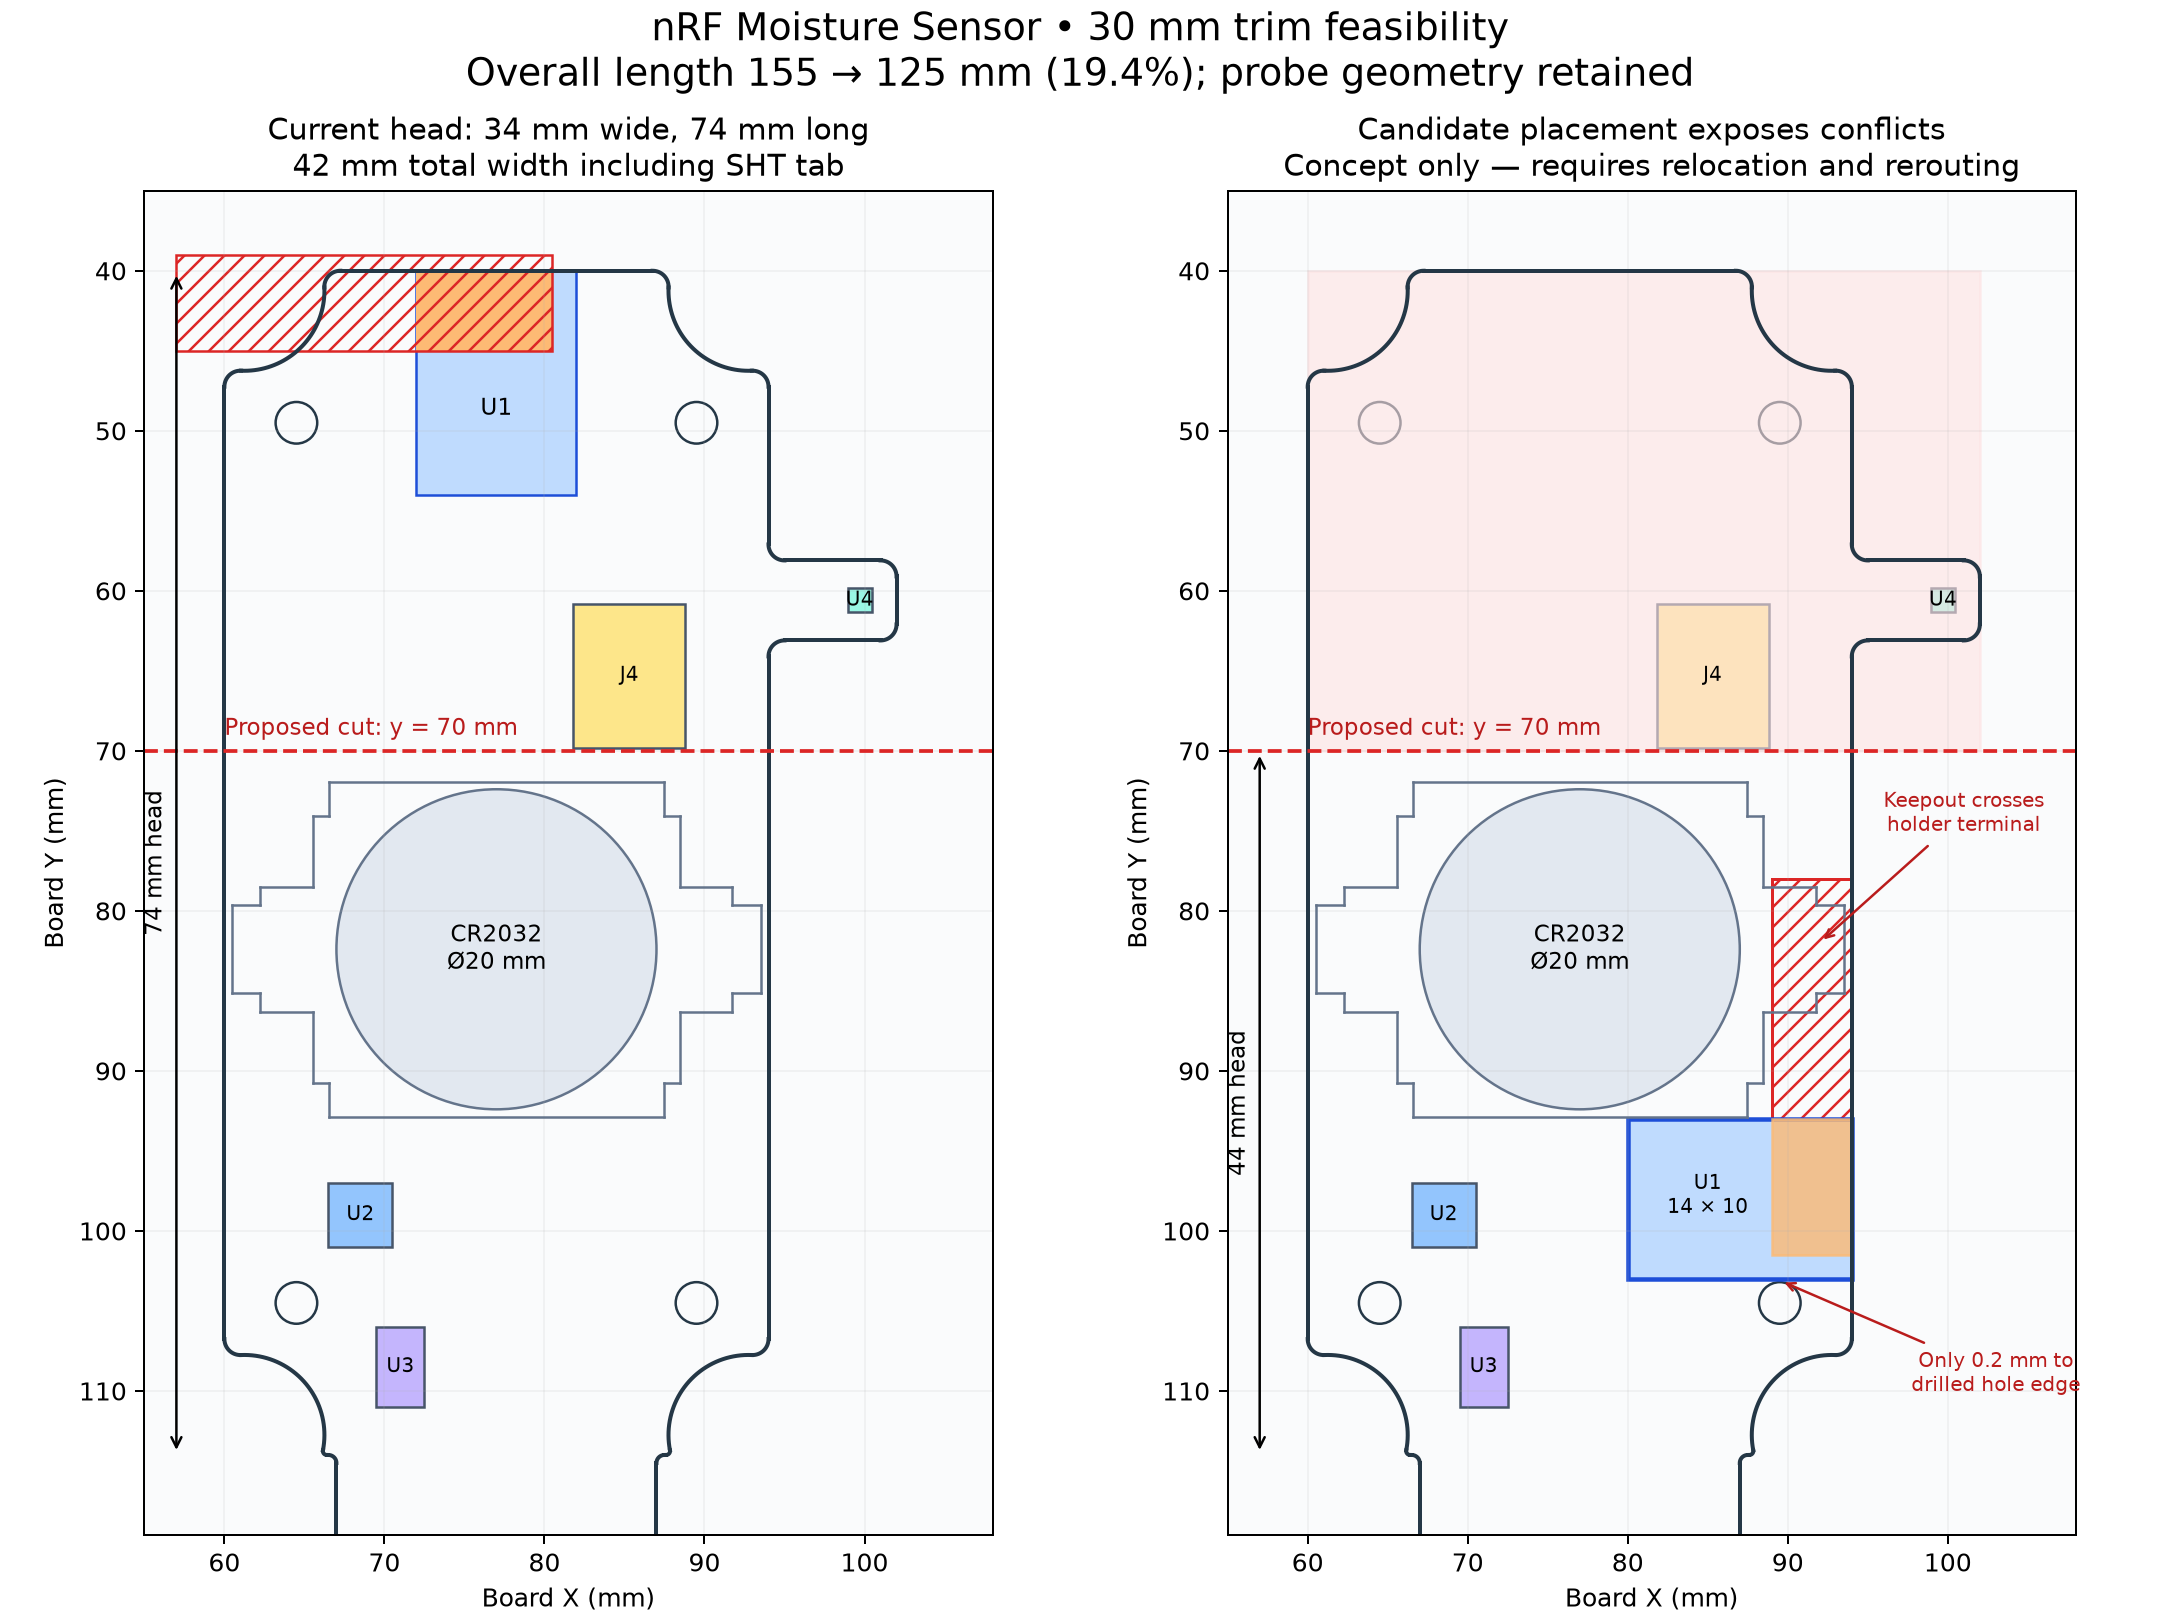

Source code (Python):
"""Read-only dimensional concept from KiCad outline and current transforms."""
from pathlib import Path
import sys, math
sys.path.insert(0,str(Path(__file__).resolve().parents[2]))
import numpy as np
import matplotlib
matplotlib.use('Agg')
import matplotlib.pyplot as plt
from matplotlib.patches import Rectangle,Circle,Polygon
from tools_sexp import parse,find,first
root=Path(__file__).resolve().parents[2]
s=parse((root/'nrf-moisture-sensor.kicad_pcb').read_text())
def xy(n,key):return np.array(list(map(float,first(n,key)[1:3])))
def curve(n):
 a,b,c=xy(n,'start'),xy(n,'mid'),xy(n,'end')
 o=np.linalg.solve(2*np.array([b-a,c-a]),np.array([b@b-a@a,c@c-a@a])); r=np.linalg.norm(a-o)
 ang=[math.atan2(*(p-o)[::-1]) for p in [a,b,c]]
 sweep=(ang[2]-ang[0])%(2*math.pi)
 if (ang[1]-ang[0])%(2*math.pi)>sweep:sweep-=2*math.pi
 t=np.linspace(ang[0],ang[0]+sweep,40)
 return np.array([o[0]+r*np.cos(t),o[1]+r*np.sin(t)]).T
fp={next(x[2] for x in find(f,'property') if x[1]=='Reference'):f for f in find(s,'footprint')}
def transform(f,p):
 tr=first(f,'transform');v=xy(tr,'translate');a=-math.radians(float(first(tr,'rotate')[1]));m=np.array([[math.cos(a),-math.sin(a)],[math.sin(a),math.cos(a)]])
 return p@m.T+v
fig,axs=plt.subplots(1,2,figsize=(12,9),layout='constrained')
for ax,candidate in zip(axs,[False,True]):
 ax.set_aspect('equal');ax.set_xlim(55,108);ax.set_ylim(119,35);ax.set_facecolor('#fafbfc');ax.grid(alpha=.13)
 for n in s:
  if not isinstance(n,list) or first(n,'layer')!=['layer','Edge.Cuts']:continue
  if n[0]=='gr_line':p=np.array([xy(n,'start'),xy(n,'end')]);ax.plot(*p.T,color='#243746',lw=1.6)
  elif n[0]=='gr_arc':ax.plot(*curve(n).T,color='#243746',lw=1.6)
  elif n[0]=='gr_circle':ax.add_patch(Circle(xy(n,'center'),np.linalg.norm(xy(n,'end')-xy(n,'center')),fill=False,color='#243746'))
 for n in find(fp['BT1'],'fp_line'):
  if first(n,'layer')==['layer','F.CrtYd']:
   p=transform(fp['BT1'],np.array([xy(n,'start'),xy(n,'end')]));ax.plot(*p.T,color='#64748b',lw=1)
 ax.add_patch(Circle((77,82.4),10,color='#e2e8f0',ec='#64748b'));ax.text(77,82.4,'CR2032\nØ20 mm',ha='center',va='center',fontsize=9)
 for ref,w,h,col in [('U2',4,4,'#93c5fd'),('U3',3,5,'#c4b5fd'),('J4',7,9,'#fde68a'),('U4',1.5,1.5,'#99f6e4')]:
  p=xy(first(fp[ref],'transform'),'translate');ax.add_patch(Rectangle(p-[w/2,h/2],w,h,color=col,ec='#475569'));ax.text(p[0],p[1],ref,ha='center',va='center',fontsize=8)
 ax.axhline(70,color='#dc2626',ls='--',lw=1.5);ax.text(60,69,'Proposed cut: y = 70 mm',color='#b91c1c',fontsize=9)
 if candidate:
  ax.add_patch(Rectangle((60,40),42,30,color='#fee2e2',alpha=.6));x,y=80,93
  ax.add_patch(Rectangle((89,78),5,23.5,fill=False,hatch='///',edgecolor='#dc2626',lw=1.2))
  ax.add_patch(Rectangle((x,y),14,10,facecolor='#bfdbfe',edgecolor='#1d4ed8',lw=1.8));ax.add_patch(Rectangle((89,y),5,8.5,color='#fdba74',alpha=.8))
  ax.text(85,97.8,'U1\n14 × 10',ha='center',va='center',fontsize=8)
  ax.annotate('Keepout crosses\nholder terminal',xy=(92,82),xytext=(101,75),ha='center',fontsize=8,color='#b91c1c',arrowprops={'arrowstyle':'->','color':'#b91c1c'})
  ax.annotate('Only 0.2 mm to\ndrilled hole edge',xy=(89.5,103.1),xytext=(103,110),ha='center',fontsize=8,color='#b91c1c',arrowprops={'arrowstyle':'->','color':'#b91c1c'})
  ax.annotate('',xy=(57,70),xytext=(57,114),arrowprops={'arrowstyle':'<->'});ax.text(56.4,92,'44 mm head',rotation=90,ha='right',va='center',fontsize=9)
  ax.set_title('Candidate placement exposes conflicts\nConcept only — requires relocation and rerouting',fontsize=12)
 else:
  ax.add_patch(Rectangle((72,40),10,14,facecolor='#bfdbfe',edgecolor='#1d4ed8'));ax.add_patch(Rectangle((72,40),8.5,5,facecolor='#fdba74'));ax.text(77,49,'U1',ha='center',fontsize=9)
  ax.add_patch(Rectangle((57,39),23.5,6,fill=False,hatch='///',edgecolor='#dc2626'))
  ax.annotate('',xy=(57,40),xytext=(57,114),arrowprops={'arrowstyle':'<->'});ax.text(56.4,77,'74 mm head',rotation=90,ha='right',va='center',fontsize=9)
  ax.set_title('Current head: 34 mm wide, 74 mm long\n42 mm total width including SHT tab',fontsize=12)
 ax.set_xlabel('Board X (mm)');ax.set_ylabel('Board Y (mm)')
fig.suptitle('nRF Moisture Sensor • 30 mm trim feasibility\nOverall length 155 → 125 mm (19.4%); probe geometry retained',fontsize=15)
fig.savefig(root/'docs/design-review-2026-09-05/shrink-concept.png',dpi=180)
fig.savefig(root/'docs/design-review-2026-09-05/shrink-concept.svg')
